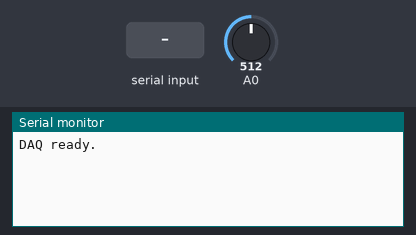
A sketch run on a simulated Arduino Due. Parts: the last lines printed to the serial monitor. The inputs (shaded band) are chosen by the test bench; at power-on: A0 = 512 (analog values on the 0–1023 scale).

Above: at 1.2 s.
1.3 s: byte 30 received over Serial
At 1.7 s:
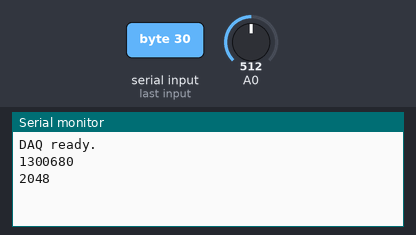
2.8 s: byte 90 received over Serial
At 4.0 s:
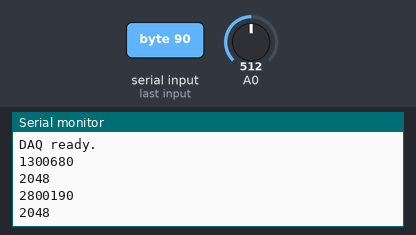
4.3 s: byte 120 received over Serial
At 5.2 s:
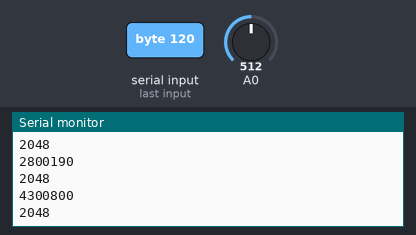
Timing chart, 0 to 7.3 s (numbered marks = the images above; inputs shaded):
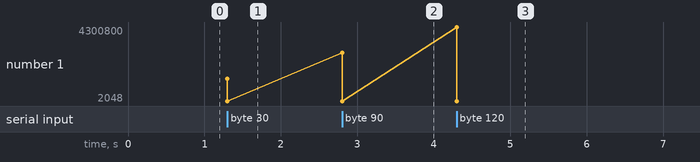

The sketch:

basic_analogue_read.ino
```cpp
byte rx_byte = 0;

void setup() {
  // set ADC resolution to 12 bit (only on arduino due)
  analogReadResolution(12);
  // change voltage reference to 1.1V for more resolution on photodiodes
  // which saturate at 600mV (not available on Due...)
  // analogReference(EXTERNAL)
  // initialize both serial ports:
  Serial.begin(115200);
  Serial.println("DAQ ready.");
}
void loop() {
  if (Serial.available() > 0) {
    rx_byte = Serial.read();
    if (rx_byte = 1) {
      Serial.println(micros());
      Serial.println(analogRead(0));
    }
    rx_byte = 0;
  }
}
```

Measured:
- after the input at 1.3 s, the serial monitor: prints a new line at once (image 1)
- after the input at 2.8 s, the serial monitor: prints a new line at once (image 2)
- after the input at 4.3 s, the serial monitor: prints a new line at once (image 3)
